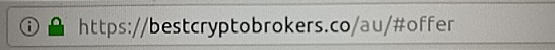
#> input picture DataBase/test/test_snippet.png, 555 x 50 px, found by its file name
$ python NoiseRemoval.py
#> lines starting #> are read from the running program, lines starting #| are printed output that depends on the picture; after the words box and inside, x2 and y2 are one past the last pixel; in counts of white or black regions, pixels touching at a corner belong together
import numpy as np
import cv2
from matplotlib import pyplot as plt
#img = cv2.imread('test.png')
fact = 3
img = cv2.imread (r'C:/Users/Rob/dev/VisionSystems/OCR/OCR1/DataBase/test/test_snippet.png')
#> img is the input picture: shape (50, 555, 3); mean B, G, R 159.9, 164.8, 164.9

var1 = 10
var2 = 7
var3 = 21

#dst = cv2.fastNlMeansDenoisingColored(img,None,var1,var1,var2,var3)
#gaussian_3 = cv2.GaussianBlur(dst, (9, 9), 10.0)
#unsharp_image = cv2.addWeighted(dst, 1.5, gaussian_3, -0.7, 0, dst)
gray=cv2.cvtColor(img,cv2.COLOR_BGR2GRAY)
blur = cv2.blur(gray, (1, 1))
#ret, thresh = cv2.threshold(gray,0,255,cv2.THRESH_BINARY_INV+cv2.THRESH_OTSU)
th2 = cv2.adaptiveThreshold(gray, 255, cv2.ADAPTIVE_THRESH_MEAN_C,cv2.THRESH_BINARY, 33, 40)
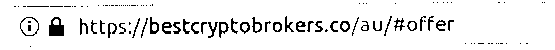
#> th2: shape (50, 555); 92.4% white; black in thin lines or dots, all inside (x1, y1, x2, y2) = (14, 2, 545, 47)
kernel = np.ones((2, 2), np.uint8)
img = cv2.erode(th2, kernel, iterations=1)
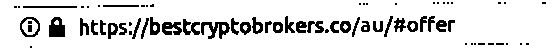
#> img: shape (50, 555); 87% white; 70 black regions (34 under 20 px), largest, box (x1, y1, x2, y2) and area: (201, 22, 230, 39) 259, (49, 17, 65, 37) 251, (162, 22, 182, 35) 188
img = (255-img)


mod1 = cv2.resize(gray, (0,0), fx=fact, fy=fact)
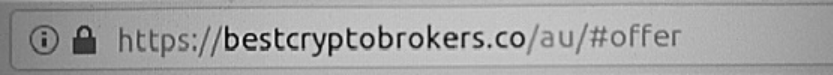
#> mod1: shape (150, 1665) (shown at 1/2 size); min 0, max 255, mean 164.2
mod2 = cv2.resize(blur, (0,0), fx=fact, fy=fact)
mod3 = cv2.resize(th2, (0,0), fx=fact, fy=fact)
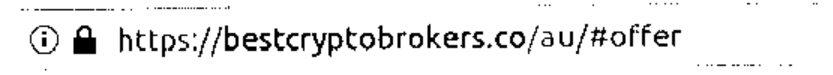
#> mod3: shape (150, 1665) (shown at 1/2 size); min 0, max 255, mean 235.6
mod3 = cv2.resize(img, (0,0), fx=fact, fy=fact)
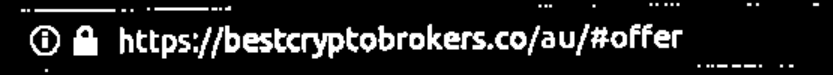
#> mod3: shape (150, 1665) (shown at 1/2 size); min 0, max 255, mean 33.1
sum2 = [mod1,mod2,mod3]


cv2.imshow('one', mod3)

cv2.waitKey(0)
